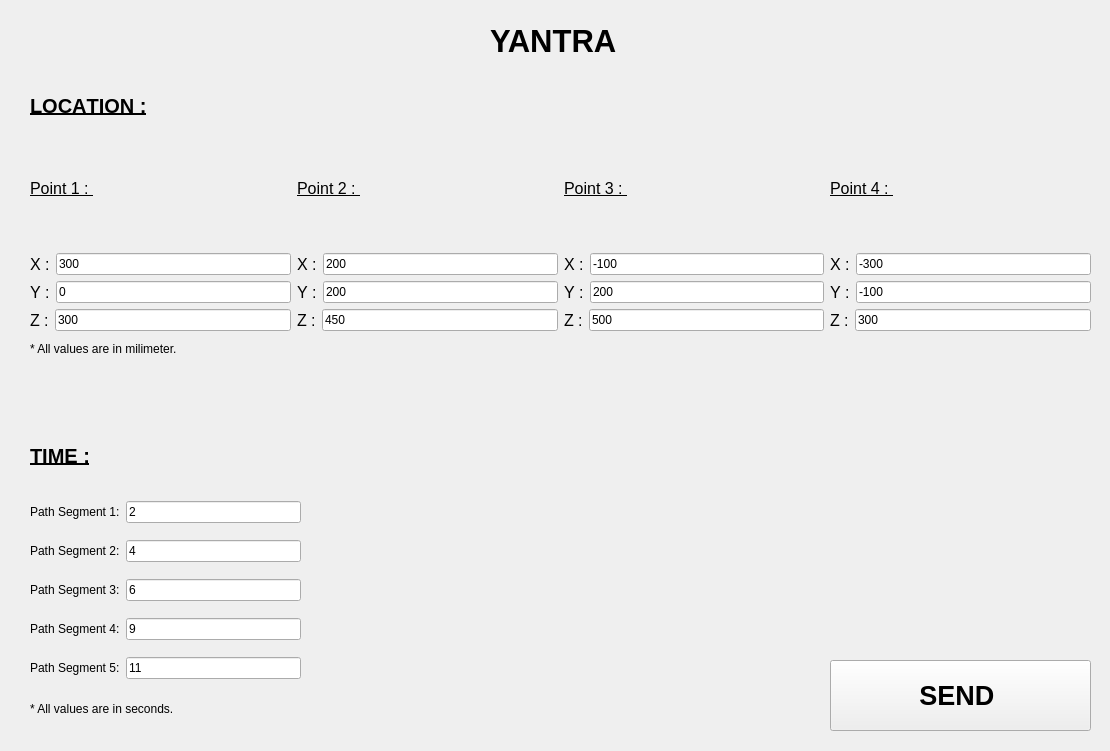
<?xml version="1.0" encoding="UTF-8"?>
<ui version="4.0">
 <class>Form</class>
 <widget class="QWidget" name="Form">
  <property name="geometry">
   <rect>
    <x>0</x>
    <y>0</y>
    <width>1110</width>
    <height>751</height>
   </rect>
  </property>
  <property name="windowTitle">
   <string>Form</string>
  </property>
  <widget class="QLabel" name="label">
   <property name="geometry">
    <rect>
     <x>30</x>
     <y>90</y>
     <width>121</width>
     <height>31</height>
    </rect>
   </property>
   <property name="font">
    <font>
     <pointsize>15</pointsize>
     <weight>75</weight>
     <bold>true</bold>
     <underline>true</underline>
     <kerning>false</kerning>
    </font>
   </property>
   <property name="text">
    <string>LOCATION :</string>
   </property>
   <property name="textFormat">
    <enum>Qt::PlainText</enum>
   </property>
  </widget>
  <widget class="QWidget" name="horizontalLayoutWidget_4">
   <property name="geometry">
    <rect>
     <x>30</x>
     <y>130</y>
     <width>1061</width>
     <height>201</height>
    </rect>
   </property>
   <layout class="QHBoxLayout" name="horizontalLayout_4">
    <item>
     <layout class="QVBoxLayout" name="verticalLayout_4">
      <item>
       <widget class="QLabel" name="label_7">
        <property name="font">
         <font>
          <pointsize>12</pointsize>
          <weight>50</weight>
          <bold>false</bold>
          <underline>true</underline>
          <kerning>false</kerning>
         </font>
        </property>
        <property name="text">
         <string>Point 1 : </string>
        </property>
        <property name="textFormat">
         <enum>Qt::PlainText</enum>
        </property>
       </widget>
      </item>
      <item>
       <layout class="QHBoxLayout" name="horizontalLayout_11">
        <item>
         <widget class="QLabel" name="label_22">
          <property name="font">
           <font>
            <pointsize>12</pointsize>
            <weight>50</weight>
            <bold>false</bold>
            <underline>false</underline>
            <kerning>false</kerning>
           </font>
          </property>
          <property name="text">
           <string>X :</string>
          </property>
          <property name="textFormat">
           <enum>Qt::PlainText</enum>
          </property>
         </widget>
        </item>
        <item>
         <widget class="QLineEdit" name="pos1x_4">
          <property name="text">
           <string>300</string>
          </property>
         </widget>
        </item>
       </layout>
      </item>
      <item>
       <layout class="QHBoxLayout" name="horizontalLayout_12">
        <item>
         <widget class="QLabel" name="label_4">
          <property name="font">
           <font>
            <pointsize>12</pointsize>
            <weight>50</weight>
            <bold>false</bold>
            <underline>false</underline>
            <kerning>false</kerning>
           </font>
          </property>
          <property name="text">
           <string>Y :</string>
          </property>
          <property name="textFormat">
           <enum>Qt::PlainText</enum>
          </property>
         </widget>
        </item>
        <item>
         <widget class="QLineEdit" name="pos1y_4">
          <property name="text">
           <string>0</string>
          </property>
         </widget>
        </item>
       </layout>
      </item>
      <item>
       <layout class="QHBoxLayout" name="horizontalLayout_13">
        <item>
         <widget class="QLabel" name="label_23">
          <property name="font">
           <font>
            <pointsize>12</pointsize>
            <weight>50</weight>
            <bold>false</bold>
            <underline>false</underline>
            <kerning>false</kerning>
           </font>
          </property>
          <property name="text">
           <string>Z :</string>
          </property>
          <property name="textFormat">
           <enum>Qt::PlainText</enum>
          </property>
         </widget>
        </item>
        <item>
         <widget class="QLineEdit" name="pos2z_4">
          <property name="text">
           <string>300</string>
          </property>
         </widget>
        </item>
       </layout>
      </item>
     </layout>
    </item>
    <item>
     <layout class="QVBoxLayout" name="verticalLayout_3">
      <item>
       <widget class="QLabel" name="label_6">
        <property name="font">
         <font>
          <pointsize>12</pointsize>
          <weight>50</weight>
          <bold>false</bold>
          <underline>true</underline>
          <kerning>false</kerning>
         </font>
        </property>
        <property name="text">
         <string>Point 2 : </string>
        </property>
        <property name="textFormat">
         <enum>Qt::PlainText</enum>
        </property>
       </widget>
      </item>
      <item>
       <layout class="QHBoxLayout" name="horizontalLayout_8">
        <item>
         <widget class="QLabel" name="label_20">
          <property name="font">
           <font>
            <pointsize>12</pointsize>
            <weight>50</weight>
            <bold>false</bold>
            <underline>false</underline>
            <kerning>false</kerning>
           </font>
          </property>
          <property name="text">
           <string>X :</string>
          </property>
          <property name="textFormat">
           <enum>Qt::PlainText</enum>
          </property>
         </widget>
        </item>
        <item>
         <widget class="QLineEdit" name="pos1x_3">
          <property name="text">
           <string>200</string>
          </property>
         </widget>
        </item>
       </layout>
      </item>
      <item>
       <layout class="QHBoxLayout" name="horizontalLayout_9">
        <item>
         <widget class="QLabel" name="label_3">
          <property name="font">
           <font>
            <pointsize>12</pointsize>
            <weight>50</weight>
            <bold>false</bold>
            <underline>false</underline>
            <kerning>false</kerning>
           </font>
          </property>
          <property name="text">
           <string>Y :</string>
          </property>
          <property name="textFormat">
           <enum>Qt::PlainText</enum>
          </property>
         </widget>
        </item>
        <item>
         <widget class="QLineEdit" name="pos1y_3">
          <property name="text">
           <string>200</string>
          </property>
         </widget>
        </item>
       </layout>
      </item>
      <item>
       <layout class="QHBoxLayout" name="horizontalLayout_10">
        <item>
         <widget class="QLabel" name="label_21">
          <property name="font">
           <font>
            <pointsize>12</pointsize>
            <weight>50</weight>
            <bold>false</bold>
            <underline>false</underline>
            <kerning>false</kerning>
           </font>
          </property>
          <property name="text">
           <string>Z :</string>
          </property>
          <property name="textFormat">
           <enum>Qt::PlainText</enum>
          </property>
         </widget>
        </item>
        <item>
         <widget class="QLineEdit" name="pos2z_3">
          <property name="text">
           <string>450</string>
          </property>
         </widget>
        </item>
       </layout>
      </item>
     </layout>
    </item>
    <item>
     <layout class="QVBoxLayout" name="verticalLayout">
      <item>
       <widget class="QLabel" name="label_5">
        <property name="font">
         <font>
          <pointsize>12</pointsize>
          <weight>50</weight>
          <bold>false</bold>
          <underline>true</underline>
          <kerning>false</kerning>
         </font>
        </property>
        <property name="text">
         <string>Point 3 : </string>
        </property>
        <property name="textFormat">
         <enum>Qt::PlainText</enum>
        </property>
       </widget>
      </item>
      <item>
       <layout class="QHBoxLayout" name="horizontalLayout_3">
        <item>
         <widget class="QLabel" name="label_15">
          <property name="font">
           <font>
            <pointsize>12</pointsize>
            <weight>50</weight>
            <bold>false</bold>
            <underline>false</underline>
            <kerning>false</kerning>
           </font>
          </property>
          <property name="text">
           <string>X :</string>
          </property>
          <property name="textFormat">
           <enum>Qt::PlainText</enum>
          </property>
         </widget>
        </item>
        <item>
         <widget class="QLineEdit" name="pos1x">
          <property name="text">
           <string>-100</string>
          </property>
         </widget>
        </item>
       </layout>
      </item>
      <item>
       <layout class="QHBoxLayout" name="horizontalLayout">
        <item>
         <widget class="QLabel" name="label_2">
          <property name="font">
           <font>
            <pointsize>12</pointsize>
            <weight>50</weight>
            <bold>false</bold>
            <underline>false</underline>
            <kerning>false</kerning>
           </font>
          </property>
          <property name="text">
           <string>Y :</string>
          </property>
          <property name="textFormat">
           <enum>Qt::PlainText</enum>
          </property>
         </widget>
        </item>
        <item>
         <widget class="QLineEdit" name="pos1y">
          <property name="text">
           <string>200</string>
          </property>
         </widget>
        </item>
       </layout>
      </item>
      <item>
       <layout class="QHBoxLayout" name="horizontalLayout_2">
        <item>
         <widget class="QLabel" name="label_14">
          <property name="font">
           <font>
            <pointsize>12</pointsize>
            <weight>50</weight>
            <bold>false</bold>
            <underline>false</underline>
            <kerning>false</kerning>
           </font>
          </property>
          <property name="text">
           <string>Z :</string>
          </property>
          <property name="textFormat">
           <enum>Qt::PlainText</enum>
          </property>
         </widget>
        </item>
        <item>
         <widget class="QLineEdit" name="pos2z">
          <property name="text">
           <string>500</string>
          </property>
         </widget>
        </item>
       </layout>
      </item>
     </layout>
    </item>
    <item>
     <layout class="QVBoxLayout" name="verticalLayout_2">
      <item>
       <widget class="QLabel" name="label_16">
        <property name="font">
         <font>
          <pointsize>12</pointsize>
          <weight>50</weight>
          <bold>false</bold>
          <underline>true</underline>
          <kerning>false</kerning>
         </font>
        </property>
        <property name="text">
         <string>Point 4 : </string>
        </property>
        <property name="textFormat">
         <enum>Qt::PlainText</enum>
        </property>
       </widget>
      </item>
      <item>
       <layout class="QHBoxLayout" name="horizontalLayout_5">
        <item>
         <widget class="QLabel" name="label_17">
          <property name="font">
           <font>
            <pointsize>12</pointsize>
            <weight>50</weight>
            <bold>false</bold>
            <underline>false</underline>
            <kerning>false</kerning>
           </font>
          </property>
          <property name="text">
           <string>X :</string>
          </property>
          <property name="textFormat">
           <enum>Qt::PlainText</enum>
          </property>
         </widget>
        </item>
        <item>
         <widget class="QLineEdit" name="pos1x_2">
          <property name="text">
           <string>-300</string>
          </property>
         </widget>
        </item>
       </layout>
      </item>
      <item>
       <layout class="QHBoxLayout" name="horizontalLayout_6">
        <item>
         <widget class="QLabel" name="label_18">
          <property name="font">
           <font>
            <pointsize>12</pointsize>
            <weight>50</weight>
            <bold>false</bold>
            <underline>false</underline>
            <kerning>false</kerning>
           </font>
          </property>
          <property name="text">
           <string>Y :</string>
          </property>
          <property name="textFormat">
           <enum>Qt::PlainText</enum>
          </property>
         </widget>
        </item>
        <item>
         <widget class="QLineEdit" name="pos1y_2">
          <property name="text">
           <string>-100</string>
          </property>
         </widget>
        </item>
       </layout>
      </item>
      <item>
       <layout class="QHBoxLayout" name="horizontalLayout_7">
        <item>
         <widget class="QLabel" name="label_19">
          <property name="font">
           <font>
            <pointsize>12</pointsize>
            <weight>50</weight>
            <bold>false</bold>
            <underline>false</underline>
            <kerning>false</kerning>
           </font>
          </property>
          <property name="text">
           <string>Z :</string>
          </property>
          <property name="textFormat">
           <enum>Qt::PlainText</enum>
          </property>
         </widget>
        </item>
        <item>
         <widget class="QLineEdit" name="pos2z_2">
          <property name="text">
           <string>300</string>
          </property>
         </widget>
        </item>
       </layout>
      </item>
     </layout>
    </item>
   </layout>
  </widget>
  <widget class="QPushButton" name="pushButton">
   <property name="geometry">
    <rect>
     <x>830</x>
     <y>660</y>
     <width>261</width>
     <height>71</height>
    </rect>
   </property>
   <property name="font">
    <font>
     <pointsize>20</pointsize>
     <weight>75</weight>
     <bold>true</bold>
    </font>
   </property>
   <property name="text">
    <string>SEND </string>
   </property>
  </widget>
  <widget class="QLabel" name="label_8">
   <property name="geometry">
    <rect>
     <x>490</x>
     <y>20</y>
     <width>151</width>
     <height>41</height>
    </rect>
   </property>
   <property name="font">
    <font>
     <pointsize>23</pointsize>
     <weight>75</weight>
     <bold>true</bold>
     <strikeout>false</strikeout>
    </font>
   </property>
   <property name="text">
    <string>YANTRA</string>
   </property>
  </widget>
  <widget class="QWidget" name="verticalLayoutWidget_6">
   <property name="geometry">
    <rect>
     <x>30</x>
     <y>490</y>
     <width>271</width>
     <height>201</height>
    </rect>
   </property>
   <layout class="QVBoxLayout" name="verticalLayout_5">
    <item>
     <layout class="QHBoxLayout" name="horizontalLayout_14">
      <item>
       <widget class="QLabel" name="label_9">
        <property name="text">
         <string>Path Segment 1:</string>
        </property>
       </widget>
      </item>
      <item>
       <widget class="QLineEdit" name="time1">
        <property name="text">
         <string>2</string>
        </property>
       </widget>
      </item>
     </layout>
    </item>
    <item>
     <layout class="QHBoxLayout" name="horizontalLayout_17">
      <item>
       <widget class="QLabel" name="label_12">
        <property name="text">
         <string>Path Segment 2:</string>
        </property>
       </widget>
      </item>
      <item>
       <widget class="QLineEdit" name="time2">
        <property name="text">
         <string>4</string>
        </property>
       </widget>
      </item>
     </layout>
    </item>
    <item>
     <layout class="QHBoxLayout" name="horizontalLayout_18">
      <item>
       <widget class="QLabel" name="label_13">
        <property name="text">
         <string>Path Segment 3:</string>
        </property>
       </widget>
      </item>
      <item>
       <widget class="QLineEdit" name="time3">
        <property name="text">
         <string>6</string>
        </property>
       </widget>
      </item>
     </layout>
    </item>
    <item>
     <layout class="QHBoxLayout" name="horizontalLayout_15">
      <item>
       <widget class="QLabel" name="label_10">
        <property name="text">
         <string>Path Segment 4:</string>
        </property>
       </widget>
      </item>
      <item>
       <widget class="QLineEdit" name="time4">
        <property name="text">
         <string>9</string>
        </property>
       </widget>
      </item>
     </layout>
    </item>
    <item>
     <layout class="QHBoxLayout" name="horizontalLayout_16">
      <item>
       <widget class="QLabel" name="label_11">
        <property name="text">
         <string>Path Segment 5:</string>
        </property>
       </widget>
      </item>
      <item>
       <widget class="QLineEdit" name="time5">
        <property name="text">
         <string>11</string>
        </property>
       </widget>
      </item>
     </layout>
    </item>
   </layout>
  </widget>
  <widget class="QLabel" name="label_24">
   <property name="geometry">
    <rect>
     <x>30</x>
     <y>440</y>
     <width>111</width>
     <height>31</height>
    </rect>
   </property>
   <property name="font">
    <font>
     <pointsize>15</pointsize>
     <weight>75</weight>
     <bold>true</bold>
     <underline>true</underline>
     <kerning>false</kerning>
    </font>
   </property>
   <property name="text">
    <string>TIME :</string>
   </property>
   <property name="textFormat">
    <enum>Qt::PlainText</enum>
   </property>
  </widget>
  <widget class="QLabel" name="label_25">
   <property name="geometry">
    <rect>
     <x>30</x>
     <y>340</y>
     <width>211</width>
     <height>17</height>
    </rect>
   </property>
   <property name="text">
    <string>* All values are in milimeter.</string>
   </property>
  </widget>
  <widget class="QLabel" name="label_26">
   <property name="geometry">
    <rect>
     <x>30</x>
     <y>700</y>
     <width>211</width>
     <height>17</height>
    </rect>
   </property>
   <property name="text">
    <string>* All values are in seconds.</string>
   </property>
  </widget>
 </widget>
 <resources/>
 <connections/>
</ui>
